Frame 1 (no input): blank canvas, image omitted
Frame 60 (the mouse pressed at the canvas centre just before this capture): blank canvas, image omitted
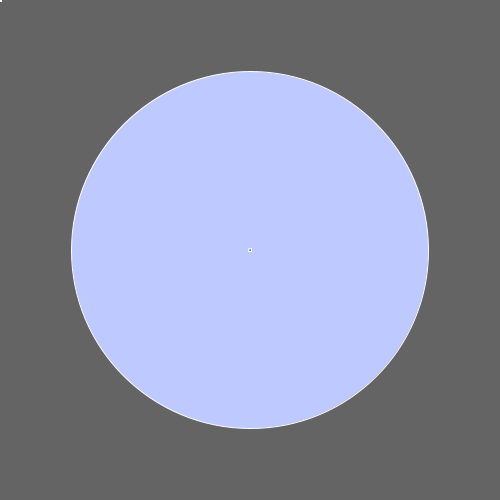
Frame 120 (the mouse held since frame 60 and released just before this capture)

The Processing sketch whose frames 1 and 60 were blank and that drew this single picture after the mouse press (run headless with seeded random() and noise(); from frame 60 on, the mouse is pressed at the canvas centre):

// Processing sketch: processing_170136
// ── processing_170136.pde

void setup(){
  background(100);
  size(500,500);
  smooth();
}
void draw(){
  float s=dist(mouseX,mouseY,pmouseX,pmouseY)+3;
    stroke(255);
  colorMode(HSB);
  fill(random(0,mouseX),random(0,mouseY),255);
  ellipse(mouseX,mouseY,s,s);
}
